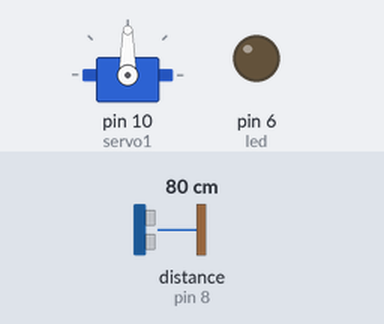
This sketch was run on a simulated Arduino Uno, built with avr-gcc and run on an emulated ATmega328P. Parts: servo, output pins drawn as LEDs (lit = HIGH). Wiring (inferred from the names in the program): ultrasonic range finder: trigger pin 9; echo pin 8. Inputs (shaded band) come from the test bench; at power-on: distance to the obstacle (sensor on pin 8) 80 cm. The echo pulse lasts 58.3 µs per cm; pins used as bus, display or sensor lines are not drawn; what the sketch prints to the serial monitor is not drawn.

Above: at 0.1 s.
At 1.1 s:
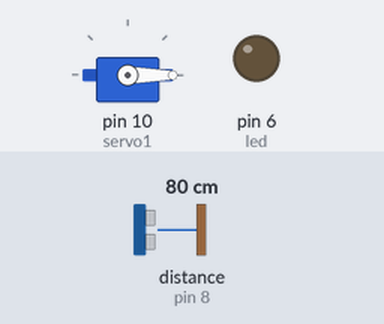
Timing chart, 0 to 2.6 s (numbered marks = the images above):
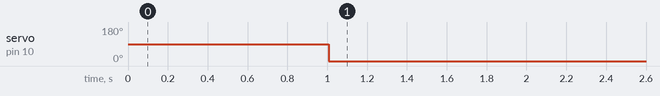

The sketch:

ultra_servo.ino
```cpp
 #include <Servo.h>
 #define trig 9
 #define echo 8
 #define led 6
 int duration,distance;

 Servo servo1;      // create servo object to control a servo
 int pos = 0;    // variable to store the servo position

 void setup()
 {
 Serial.begin(9600);
 pinMode(led, OUTPUT);
 pinMode(trig,OUTPUT);
pinMode(echo,INPUT);

servo1.attach(10);      // attaches the servo on pin 9 to the servo object

}

void loop()
{

  digitalWrite(trig,LOW);        //set the trig pin to low
  delayMicroseconds(2000);       //pause to let signal settle
  digitalWrite(trig,HIGH);       //set the trig pin to high
  delayMicroseconds(10);        //pause signal at high state
digitalWrite(trig,LOW);         //set the trig pin to low


duration = pulseIn(echo,HIGH); //measure time at echo pin in microseconds
duration =duration/1000000;     //converting time in seconds

distance = duration/58;     //conerting the time in distance(centimeters)

analogWrite(led,distance);   //led intensity based on the water level values
delay (1000 );
if(distance >20)
{

Serial.println("Water level HIGH(Centi-meters): ");   //serial monitor
Serial. println(distance);

    servo1.write(100);              // goes from 0 degrees to 100 degrees
    delay(15);

  }

 while( distance<=20)
  {

   Serial.println("Water level LOW(Centi-meters): ");   //serial monitor
   Serial. println(distance);
    servo1.write(0);              // goes from 100 degrees to 0 degrees
    delay(15);

}
}
```

Measured:
- by itself, servo on pin 10 (servo1): 90° → 0° at 1.0 s
